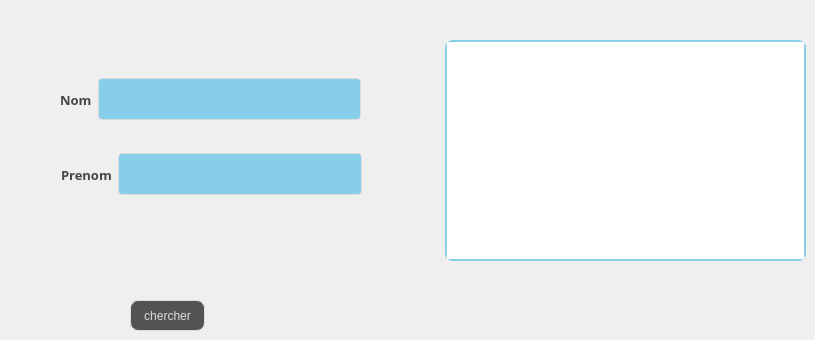
      <widget class="QWidget" name="tab_15">
       <attribute name="title">
        <string>Chercher Client</string>
       </attribute>
       <widget class="QPushButton" name="cherchermenu">
        <property name="geometry">
         <rect>
          <x>130</x>
          <y>300</y>
          <width>75</width>
          <height>31</height>
         </rect>
        </property>
        <property name="styleSheet">
         <string notr="true">QPushButton {
color: #dcdcdc;
background:#535353;
border: none;

border: 1px solid #DCDCDC;
border-radius: 8px;
}
QPushButton:hover {
color:#fff;
background:#FF5733;
border: none;
}</string>
        </property>
        <property name="text">
         <string>chercher</string>
        </property>
       </widget>
       <widget class="QTableView" name="tabcherchermenu">
        <property name="geometry">
         <rect>
          <x>445</x>
          <y>40</y>
          <width>361</width>
          <height>221</height>
         </rect>
        </property>
        <property name="styleSheet">
         <string notr="true">border: 2px solid #87CEEB;
border-radius: 8px;
</string>
        </property>
       </widget>
       <widget class="QWidget" name="layoutWidget_22">
        <property name="geometry">
         <rect>
          <x>60</x>
          <y>59</y>
          <width>301</width>
          <height>81</height>
         </rect>
        </property>
        <layout class="QHBoxLayout" name="horizontalLayout_23">
         <item>
          <widget class="QLabel" name="label_49">
           <property name="font">
            <font>
             <family>Segoe Print</family>
             <pointsize>-1</pointsize>
             <weight>75</weight>
             <bold>true</bold>
            </font>
           </property>
           <property name="styleSheet">
            <string notr="true">background-color: transparent;
	color: #454544;
	font-weight: bold;
	font-size: 13px;</string>
           </property>
           <property name="text">
            <string>Nom</string>
           </property>
          </widget>
         </item>
         <item>
          <widget class="QLineEdit" name="linecherchermenu">
           <property name="styleSheet">
            <string notr="true">
QLineEdit {
  width: 100%;
  padding: 12px 20px;
  margin: 8px 0;
  display: inline-block;
  border: 1px solid #dcdcdc;
  border-radius: 4px;
  box-sizing: border-box;
  background: #87CEEB;
  color: #FFFFFF;
}</string>
           </property>
          </widget>
         </item>
        </layout>
       </widget>
       <widget class="QWidget" name="layoutWidget_23">
        <property name="geometry">
         <rect>
          <x>61</x>
          <y>139</y>
          <width>301</width>
          <height>71</height>
         </rect>
        </property>
        <layout class="QHBoxLayout" name="horizontalLayout_24">
         <item>
          <widget class="QLabel" name="label_50">
           <property name="font">
            <font>
             <family>Segoe Print</family>
             <pointsize>-1</pointsize>
             <weight>75</weight>
             <bold>true</bold>
            </font>
           </property>
           <property name="styleSheet">
            <string notr="true">background-color: transparent;
	color: #454544;
	font-weight: bold;
	font-size: 13px;</string>
           </property>
           <property name="text">
            <string>Prenom</string>
           </property>
          </widget>
         </item>
         <item>
          <widget class="QLineEdit" name="linecherchermenu2">
           <property name="styleSheet">
            <string notr="true">
QLineEdit {
  width: 100%;
  padding: 12px 20px;
  margin: 8px 0;
  display: inline-block;
  border: 1px solid #dcdcdc;
  border-radius: 4px;
  box-sizing: border-box;
  background: #87CEEB;
  color: #FFFFFF;
}</string>
           </property>
          </widget>
         </item>
        </layout>
       </widget>
      </widget>
